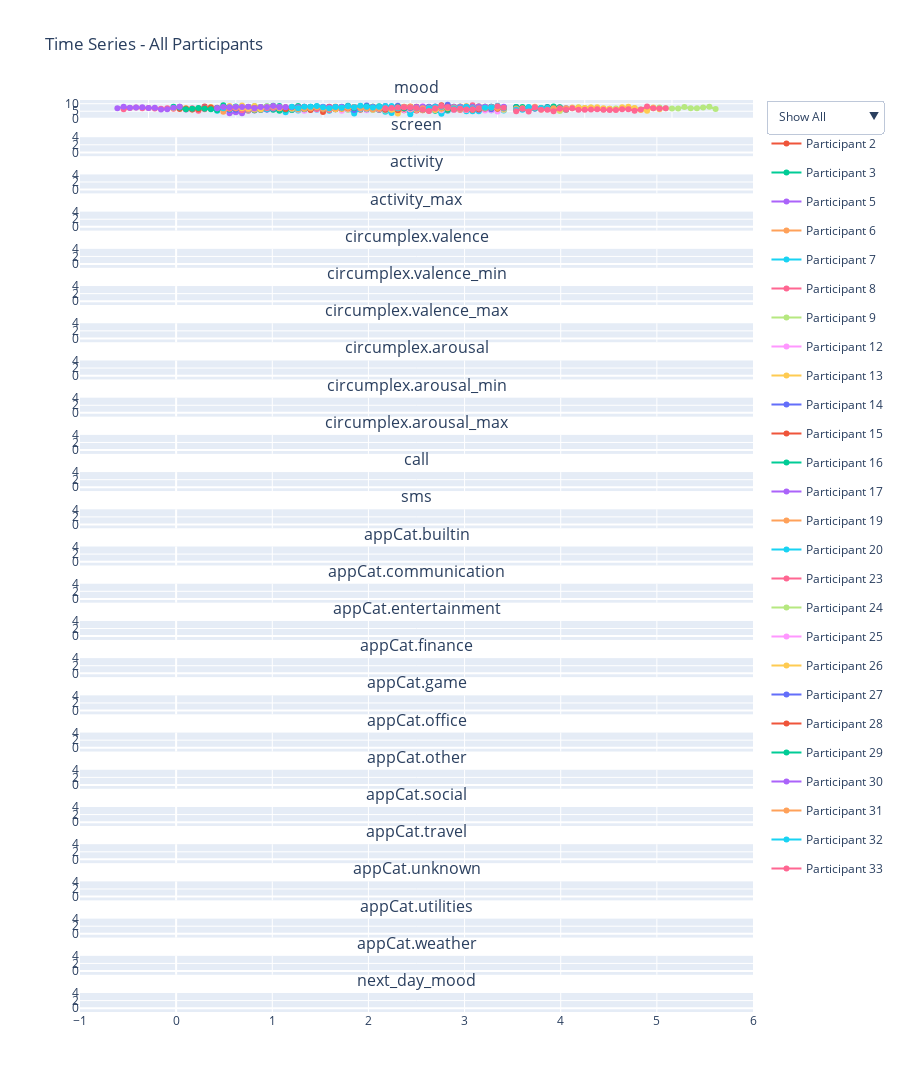

This figure's notebook cell:
### Code cell
plotly_all_participants_timeseries(df, save_html=False, show_plot=True, title="Unimputed data")
